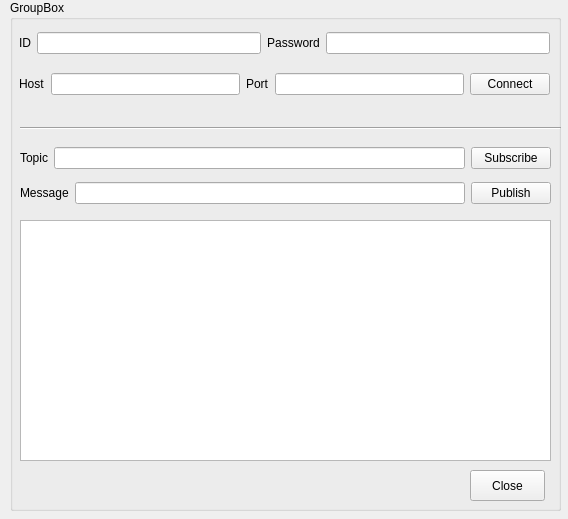
<?xml version="1.0" encoding="UTF-8"?>
<ui version="4.0">
 <class>Form</class>
 <widget class="QWidget" name="Form">
  <property name="geometry">
   <rect>
    <x>0</x>
    <y>0</y>
    <width>568</width>
    <height>519</height>
   </rect>
  </property>
  <property name="windowTitle">
   <string>Form</string>
  </property>
  <widget class="QGroupBox" name="groupBox">
   <property name="geometry">
    <rect>
     <x>10</x>
     <y>0</y>
     <width>551</width>
     <height>511</height>
    </rect>
   </property>
   <property name="title">
    <string>GroupBox</string>
   </property>
   <widget class="QWidget" name="verticalLayoutWidget">
    <property name="geometry">
     <rect>
      <x>9</x>
      <y>19</y>
      <width>531</width>
      <height>91</height>
     </rect>
    </property>
    <layout class="QVBoxLayout" name="connectingBox">
     <item>
      <layout class="QHBoxLayout" name="idPwBox">
       <item>
        <widget class="QLabel" name="id_txtLb">
         <property name="text">
          <string>ID</string>
         </property>
         <property name="alignment">
          <set>Qt::AlignmentFlag::AlignCenter</set>
         </property>
        </widget>
       </item>
       <item>
        <widget class="QLineEdit" name="id_txtEd"/>
       </item>
       <item>
        <widget class="QLabel" name="pw_txtLb">
         <property name="text">
          <string>Password</string>
         </property>
         <property name="alignment">
          <set>Qt::AlignmentFlag::AlignCenter</set>
         </property>
        </widget>
       </item>
       <item>
        <widget class="QLineEdit" name="pw_txtEd"/>
       </item>
      </layout>
     </item>
     <item>
      <layout class="QHBoxLayout" name="hostPortBox">
       <item>
        <widget class="QLabel" name="host_txtLb">
         <property name="text">
          <string>Host</string>
         </property>
        </widget>
       </item>
       <item>
        <widget class="QLineEdit" name="host_txtEd"/>
       </item>
       <item>
        <widget class="QLabel" name="port_txtLb">
         <property name="text">
          <string>Port</string>
         </property>
        </widget>
       </item>
       <item>
        <widget class="QLineEdit" name="port_txtEd"/>
       </item>
       <item>
        <widget class="QPushButton" name="connect_btn">
         <property name="text">
          <string>Connect</string>
         </property>
        </widget>
       </item>
      </layout>
     </item>
    </layout>
   </widget>
   <widget class="Line" name="line">
    <property name="geometry">
     <rect>
      <x>10</x>
      <y>120</y>
      <width>541</width>
      <height>16</height>
     </rect>
    </property>
    <property name="orientation">
     <enum>Qt::Orientation::Horizontal</enum>
    </property>
   </widget>
   <widget class="QWidget" name="verticalLayoutWidget_2">
    <property name="geometry">
     <rect>
      <x>10</x>
      <y>140</y>
      <width>531</width>
      <height>71</height>
     </rect>
    </property>
    <layout class="QVBoxLayout" name="topicMessageBox">
     <item>
      <layout class="QHBoxLayout" name="topicBox">
       <item>
        <widget class="QLabel" name="tpc_txtLb">
         <property name="text">
          <string>Topic</string>
         </property>
        </widget>
       </item>
       <item>
        <widget class="QLineEdit" name="tpc_txtEd"/>
       </item>
       <item>
        <widget class="QPushButton" name="sub_btn">
         <property name="text">
          <string>Subscribe</string>
         </property>
        </widget>
       </item>
      </layout>
     </item>
     <item>
      <layout class="QHBoxLayout" name="messageBox">
       <item>
        <widget class="QLabel" name="msg_txtLb">
         <property name="text">
          <string>Message</string>
         </property>
        </widget>
       </item>
       <item>
        <widget class="QLineEdit" name="msg_txtEd"/>
       </item>
       <item>
        <widget class="QPushButton" name="pub_btn">
         <property name="text">
          <string>Publish</string>
         </property>
        </widget>
       </item>
      </layout>
     </item>
    </layout>
   </widget>
   <widget class="QTextBrowser" name="textBrowser">
    <property name="geometry">
     <rect>
      <x>10</x>
      <y>220</y>
      <width>531</width>
      <height>241</height>
     </rect>
    </property>
   </widget>
   <widget class="QPushButton" name="close_btn">
    <property name="geometry">
     <rect>
      <x>460</x>
      <y>470</y>
      <width>75</width>
      <height>31</height>
     </rect>
    </property>
    <property name="text">
     <string>Close</string>
    </property>
   </widget>
  </widget>
 </widget>
 <resources/>
 <connections/>
</ui>
